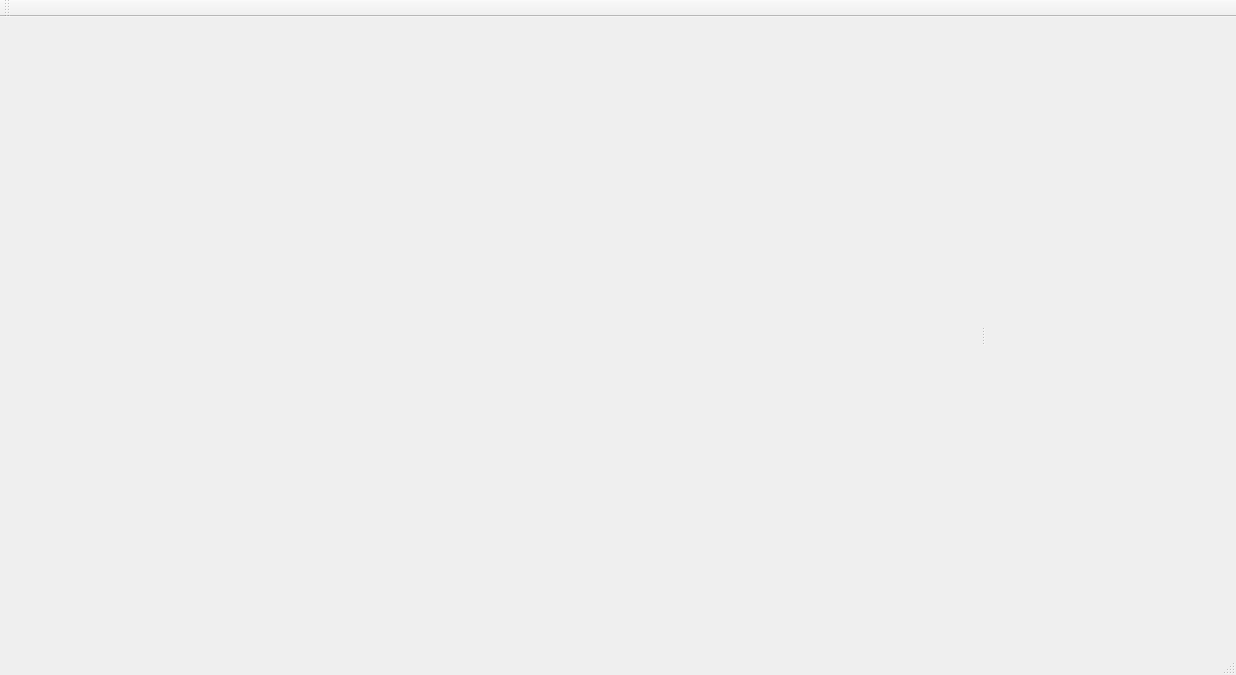
<?xml version="1.0" encoding="UTF-8"?>
<ui version="4.0">
 <class>MainWindow</class>
 <widget class="QMainWindow" name="MainWindow">
  <property name="geometry">
   <rect>
    <x>0</x>
    <y>0</y>
    <width>1236</width>
    <height>675</height>
   </rect>
  </property>
  <property name="windowTitle">
   <string>qtScape</string>
  </property>
  <property name="windowIcon">
   <iconset resource="res/editor.qrc">
    <normaloff>:/images/scape_erosion_mountains_32.jpg</normaloff>:/images/scape_erosion_mountains_32.jpg</iconset>
  </property>
  <property name="tabShape">
   <enum>QTabWidget::Rounded</enum>
  </property>
  <property name="dockNestingEnabled">
   <bool>true</bool>
  </property>
  <widget class="QWidget" name="centralWidget"/>
  <widget class="QMenuBar" name="mMenuBar">
   <property name="geometry">
    <rect>
     <x>0</x>
     <y>0</y>
     <width>1236</width>
     <height>21</height>
    </rect>
   </property>
  </widget>
  <widget class="QStatusBar" name="statusBar"/>
  <widget class="QDockWidget" name="dockWidget">
   <property name="minimumSize">
    <size>
     <width>250</width>
     <height>40</height>
    </size>
   </property>
   <property name="floating">
    <bool>false</bool>
   </property>
   <property name="features">
    <set>QDockWidget::NoDockWidgetFeatures</set>
   </property>
   <property name="allowedAreas">
    <set>Qt::RightDockWidgetArea</set>
   </property>
   <attribute name="dockWidgetArea">
    <number>2</number>
   </attribute>
   <widget class="QWidget" name="dockWidgetContents">
    <property name="minimumSize">
     <size>
      <width>250</width>
      <height>0</height>
     </size>
    </property>
    <layout class="QVBoxLayout" name="verticalLayout"/>
   </widget>
  </widget>
  <widget class="QToolBar" name="mToolBar">
   <property name="windowTitle">
    <string>toolBar</string>
   </property>
   <attribute name="toolBarArea">
    <enum>TopToolBarArea</enum>
   </attribute>
   <attribute name="toolBarBreak">
    <bool>false</bool>
   </attribute>
  </widget>
 </widget>
 <layoutdefault spacing="6" margin="11"/>
 <resources>
  <include location="res/editor.qrc"/>
 </resources>
 <connections/>
</ui>
